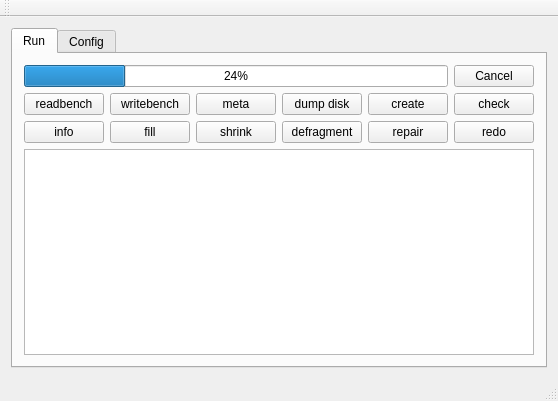
<?xml version="1.0" encoding="UTF-8"?>
<ui version="4.0">
 <class>vixdisklibsamplegui</class>
 <widget class="QMainWindow" name="vixdisklibsamplegui">
  <property name="geometry">
   <rect>
    <x>0</x>
    <y>0</y>
    <width>526</width>
    <height>401</height>
   </rect>
  </property>
  <property name="sizePolicy">
   <sizepolicy hsizetype="MinimumExpanding" vsizetype="MinimumExpanding">
    <horstretch>0</horstretch>
    <verstretch>0</verstretch>
   </sizepolicy>
  </property>
  <property name="windowTitle">
   <string>vixdisklibsamplegui</string>
  </property>
  <widget class="QWidget" name="centralWidget">
   <layout class="QVBoxLayout" name="verticalLayout">
    <item>
     <widget class="QTabWidget" name="tabWidget">
      <property name="sizePolicy">
       <sizepolicy hsizetype="Expanding" vsizetype="Expanding">
        <horstretch>0</horstretch>
        <verstretch>0</verstretch>
       </sizepolicy>
      </property>
      <property name="currentIndex">
       <number>0</number>
      </property>
      <widget class="QWidget" name="runTab">
       <attribute name="title">
        <string>Run</string>
       </attribute>
       <layout class="QVBoxLayout" name="verticalLayout_2">
        <item>
         <layout class="QHBoxLayout" name="horizontalLayout">
          <item>
           <widget class="QProgressBar" name="progressBar">
            <property name="value">
             <number>24</number>
            </property>
            <property name="orientation">
             <enum>Qt::Horizontal</enum>
            </property>
           </widget>
          </item>
          <item>
           <widget class="QPushButton" name="cancelButton">
            <property name="text">
             <string>Cancel</string>
            </property>
           </widget>
          </item>
         </layout>
        </item>
        <item>
         <layout class="QVBoxLayout" name="buttonLayout">
          <item>
           <layout class="QGridLayout" name="gridLayout">
            <item row="0" column="4">
             <widget class="QPushButton" name="createButton">
              <property name="text">
               <string>create</string>
              </property>
             </widget>
            </item>
            <item row="1" column="5">
             <widget class="QPushButton" name="redoButton">
              <property name="text">
               <string>redo</string>
              </property>
             </widget>
            </item>
            <item row="1" column="4">
             <widget class="QPushButton" name="repairButton">
              <property name="text">
               <string>repair</string>
              </property>
             </widget>
            </item>
            <item row="0" column="1">
             <widget class="QPushButton" name="writebenchButton">
              <property name="text">
               <string>writebench</string>
              </property>
             </widget>
            </item>
            <item row="0" column="0">
             <widget class="QPushButton" name="readbenchButton">
              <property name="text">
               <string>readbench</string>
              </property>
             </widget>
            </item>
            <item row="1" column="1">
             <widget class="QPushButton" name="fillButton">
              <property name="text">
               <string>fill</string>
              </property>
             </widget>
            </item>
            <item row="0" column="3">
             <widget class="QPushButton" name="dumpButton">
              <property name="text">
               <string>dump disk</string>
              </property>
             </widget>
            </item>
            <item row="0" column="5">
             <widget class="QPushButton" name="checkButton">
              <property name="text">
               <string>check</string>
              </property>
             </widget>
            </item>
            <item row="1" column="0">
             <widget class="QPushButton" name="infoButton">
              <property name="text">
               <string>info</string>
              </property>
             </widget>
            </item>
            <item row="0" column="2">
             <widget class="QPushButton" name="readmetaButton">
              <property name="text">
               <string>meta</string>
              </property>
             </widget>
            </item>
            <item row="1" column="3">
             <widget class="QPushButton" name="defragmentButton">
              <property name="text">
               <string>defragment</string>
              </property>
             </widget>
            </item>
            <item row="1" column="2">
             <widget class="QPushButton" name="shrinkButton">
              <property name="text">
               <string>shrink</string>
              </property>
             </widget>
            </item>
           </layout>
          </item>
          <item>
           <widget class="QTextEdit" name="textEdit">
            <property name="html">
             <string>&lt;!DOCTYPE HTML PUBLIC &quot;-//W3C//DTD HTML 4.0//EN&quot; &quot;http://www.w3.org/TR/REC-html40/strict.dtd&quot;&gt;
&lt;html&gt;&lt;head&gt;&lt;meta name=&quot;qrichtext&quot; content=&quot;1&quot; /&gt;&lt;style type=&quot;text/css&quot;&gt;
p, li { white-space: pre-wrap; }
&lt;/style&gt;&lt;/head&gt;&lt;body style=&quot; font-family:'MS Shell Dlg 2'; font-size:8.25pt; font-weight:400; font-style:normal;&quot;&gt;
&lt;p style=&quot;-qt-paragraph-type:empty; margin-top:0px; margin-bottom:0px; margin-left:0px; margin-right:0px; -qt-block-indent:0; text-indent:0px;&quot;&gt;&lt;br /&gt;&lt;/p&gt;&lt;/body&gt;&lt;/html&gt;</string>
            </property>
           </widget>
          </item>
         </layout>
        </item>
       </layout>
      </widget>
      <widget class="QWidget" name="configTab">
       <attribute name="title">
        <string>Config</string>
       </attribute>
       <widget class="QPushButton" name="saveSettingsButton">
        <property name="geometry">
         <rect>
          <x>410</x>
          <y>270</y>
          <width>81</width>
          <height>31</height>
         </rect>
        </property>
        <property name="sizePolicy">
         <sizepolicy hsizetype="Expanding" vsizetype="Fixed">
          <horstretch>0</horstretch>
          <verstretch>0</verstretch>
         </sizepolicy>
        </property>
        <property name="text">
         <string>save settings</string>
        </property>
       </widget>
       <widget class="QPushButton" name="advancedButton">
        <property name="geometry">
         <rect>
          <x>410</x>
          <y>140</y>
          <width>81</width>
          <height>31</height>
         </rect>
        </property>
        <property name="sizePolicy">
         <sizepolicy hsizetype="Expanding" vsizetype="Fixed">
          <horstretch>0</horstretch>
          <verstretch>0</verstretch>
         </sizepolicy>
        </property>
        <property name="text">
         <string>advanced</string>
        </property>
       </widget>
       <widget class="QWidget" name="layoutWidget">
        <property name="geometry">
         <rect>
          <x>10</x>
          <y>10</y>
          <width>481</width>
          <height>126</height>
         </rect>
        </property>
        <layout class="QGridLayout" name="gridLayout_2">
         <item row="0" column="0">
          <widget class="QLabel" name="hostIPLabel">
           <property name="sizePolicy">
            <sizepolicy hsizetype="Preferred" vsizetype="Preferred">
             <horstretch>0</horstretch>
             <verstretch>0</verstretch>
            </sizepolicy>
           </property>
           <property name="text">
            <string>host/vc</string>
           </property>
           <property name="alignment">
            <set>Qt::AlignRight|Qt::AlignTrailing|Qt::AlignVCenter</set>
           </property>
           <property name="wordWrap">
            <bool>false</bool>
           </property>
           <property name="margin">
            <number>3</number>
           </property>
          </widget>
         </item>
         <item row="0" column="1" colspan="3">
          <widget class="QLineEdit" name="hostIPEdit">
           <property name="sizePolicy">
            <sizepolicy hsizetype="Expanding" vsizetype="Fixed">
             <horstretch>0</horstretch>
             <verstretch>0</verstretch>
            </sizepolicy>
           </property>
           <property name="toolTip">
            <string>hostname : hostname/IP address of VC/vSphere host (Mandatory)\n</string>
           </property>
           <property name="whatsThis">
            <string>hostname : hostname/IP address of VC/vSphere host (Mandatory)\n</string>
           </property>
           <property name="inputMethodHints">
            <set>Qt::ImhNone</set>
           </property>
           <property name="text">
            <string/>
           </property>
          </widget>
         </item>
         <item row="0" column="4">
          <widget class="QLabel" name="portLabel">
           <property name="sizePolicy">
            <sizepolicy hsizetype="Preferred" vsizetype="Preferred">
             <horstretch>0</horstretch>
             <verstretch>0</verstretch>
            </sizepolicy>
           </property>
           <property name="text">
            <string>port</string>
           </property>
           <property name="wordWrap">
            <bool>false</bool>
           </property>
           <property name="margin">
            <number>3</number>
           </property>
          </widget>
         </item>
         <item row="0" column="5">
          <widget class="QLineEdit" name="portEdit">
           <property name="sizePolicy">
            <sizepolicy hsizetype="Expanding" vsizetype="Fixed">
             <horstretch>0</horstretch>
             <verstretch>0</verstretch>
            </sizepolicy>
           </property>
           <property name="maxLength">
            <number>5</number>
           </property>
          </widget>
         </item>
         <item row="1" column="0">
          <widget class="QLabel" name="thumbLabel">
           <property name="sizePolicy">
            <sizepolicy hsizetype="Preferred" vsizetype="Preferred">
             <horstretch>0</horstretch>
             <verstretch>0</verstretch>
            </sizepolicy>
           </property>
           <property name="text">
            <string>SHA1 thumb</string>
           </property>
           <property name="alignment">
            <set>Qt::AlignRight|Qt::AlignTrailing|Qt::AlignVCenter</set>
           </property>
           <property name="wordWrap">
            <bool>false</bool>
           </property>
           <property name="margin">
            <number>3</number>
           </property>
          </widget>
         </item>
         <item row="1" column="1" colspan="5">
          <widget class="QLineEdit" name="thumbEdit">
           <property name="sizePolicy">
            <sizepolicy hsizetype="Expanding" vsizetype="Fixed">
             <horstretch>0</horstretch>
             <verstretch>0</verstretch>
            </sizepolicy>
           </property>
           <property name="text">
            <string/>
           </property>
          </widget>
         </item>
         <item row="2" column="0">
          <widget class="QLabel" name="userLabel">
           <property name="sizePolicy">
            <sizepolicy hsizetype="Preferred" vsizetype="Preferred">
             <horstretch>0</horstretch>
             <verstretch>0</verstretch>
            </sizepolicy>
           </property>
           <property name="text">
            <string>user</string>
           </property>
           <property name="alignment">
            <set>Qt::AlignRight|Qt::AlignTrailing|Qt::AlignVCenter</set>
           </property>
           <property name="wordWrap">
            <bool>false</bool>
           </property>
           <property name="margin">
            <number>3</number>
           </property>
          </widget>
         </item>
         <item row="2" column="1">
          <widget class="QLineEdit" name="userEdit">
           <property name="sizePolicy">
            <sizepolicy hsizetype="Expanding" vsizetype="Fixed">
             <horstretch>0</horstretch>
             <verstretch>0</verstretch>
            </sizepolicy>
           </property>
           <property name="text">
            <string/>
           </property>
          </widget>
         </item>
         <item row="2" column="2">
          <widget class="QLabel" name="passLabel">
           <property name="sizePolicy">
            <sizepolicy hsizetype="Preferred" vsizetype="Preferred">
             <horstretch>0</horstretch>
             <verstretch>0</verstretch>
            </sizepolicy>
           </property>
           <property name="text">
            <string>password</string>
           </property>
           <property name="alignment">
            <set>Qt::AlignRight|Qt::AlignTrailing|Qt::AlignVCenter</set>
           </property>
           <property name="wordWrap">
            <bool>false</bool>
           </property>
           <property name="margin">
            <number>3</number>
           </property>
          </widget>
         </item>
         <item row="2" column="3" colspan="3">
          <widget class="QLineEdit" name="passEdit">
           <property name="sizePolicy">
            <sizepolicy hsizetype="Expanding" vsizetype="Fixed">
             <horstretch>0</horstretch>
             <verstretch>0</verstretch>
            </sizepolicy>
           </property>
           <property name="inputMethodHints">
            <set>Qt::ImhHiddenText|Qt::ImhNoAutoUppercase</set>
           </property>
           <property name="text">
            <string/>
           </property>
          </widget>
         </item>
         <item row="3" column="0">
          <widget class="QLabel" name="vmrefLabel">
           <property name="sizePolicy">
            <sizepolicy hsizetype="Preferred" vsizetype="Preferred">
             <horstretch>0</horstretch>
             <verstretch>0</verstretch>
            </sizepolicy>
           </property>
           <property name="text">
            <string>vm-ref</string>
           </property>
           <property name="alignment">
            <set>Qt::AlignRight|Qt::AlignTrailing|Qt::AlignVCenter</set>
           </property>
           <property name="wordWrap">
            <bool>false</bool>
           </property>
           <property name="margin">
            <number>3</number>
           </property>
          </widget>
         </item>
         <item row="3" column="1">
          <widget class="QLineEdit" name="vmrefEdit">
           <property name="sizePolicy">
            <sizepolicy hsizetype="Expanding" vsizetype="Fixed">
             <horstretch>0</horstretch>
             <verstretch>0</verstretch>
            </sizepolicy>
           </property>
           <property name="text">
            <string/>
           </property>
          </widget>
         </item>
         <item row="3" column="2">
          <widget class="QLabel" name="ssmorefLabel">
           <property name="sizePolicy">
            <sizepolicy hsizetype="Preferred" vsizetype="Preferred">
             <horstretch>0</horstretch>
             <verstretch>0</verstretch>
            </sizepolicy>
           </property>
           <property name="text">
            <string>ssmoref</string>
           </property>
           <property name="alignment">
            <set>Qt::AlignRight|Qt::AlignTrailing|Qt::AlignVCenter</set>
           </property>
           <property name="wordWrap">
            <bool>false</bool>
           </property>
           <property name="margin">
            <number>3</number>
           </property>
          </widget>
         </item>
         <item row="3" column="3" colspan="3">
          <widget class="QLineEdit" name="ssmorefEdit">
           <property name="sizePolicy">
            <sizepolicy hsizetype="Expanding" vsizetype="Fixed">
             <horstretch>0</horstretch>
             <verstretch>0</verstretch>
            </sizepolicy>
           </property>
           <property name="text">
            <string/>
           </property>
          </widget>
         </item>
         <item row="4" column="0">
          <widget class="QLabel" name="vmdkPathLabel">
           <property name="sizePolicy">
            <sizepolicy hsizetype="Preferred" vsizetype="Preferred">
             <horstretch>0</horstretch>
             <verstretch>0</verstretch>
            </sizepolicy>
           </property>
           <property name="text">
            <string>VMDK path</string>
           </property>
           <property name="alignment">
            <set>Qt::AlignRight|Qt::AlignTrailing|Qt::AlignVCenter</set>
           </property>
           <property name="wordWrap">
            <bool>false</bool>
           </property>
           <property name="margin">
            <number>3</number>
           </property>
          </widget>
         </item>
         <item row="4" column="1" colspan="5">
          <widget class="QLineEdit" name="vmdkPathEdit">
           <property name="sizePolicy">
            <sizepolicy hsizetype="Expanding" vsizetype="Fixed">
             <horstretch>0</horstretch>
             <verstretch>0</verstretch>
            </sizepolicy>
           </property>
           <property name="text">
            <string/>
           </property>
          </widget>
         </item>
        </layout>
       </widget>
      </widget>
     </widget>
    </item>
   </layout>
  </widget>
  <widget class="QMenuBar" name="menuBar">
   <property name="geometry">
    <rect>
     <x>0</x>
     <y>0</y>
     <width>526</width>
     <height>21</height>
    </rect>
   </property>
  </widget>
  <widget class="QToolBar" name="mainToolBar">
   <attribute name="toolBarArea">
    <enum>TopToolBarArea</enum>
   </attribute>
   <attribute name="toolBarBreak">
    <bool>false</bool>
   </attribute>
  </widget>
  <widget class="QStatusBar" name="statusBar"/>
 </widget>
 <layoutdefault spacing="6" margin="11"/>
 <resources/>
 <connections/>
</ui>
